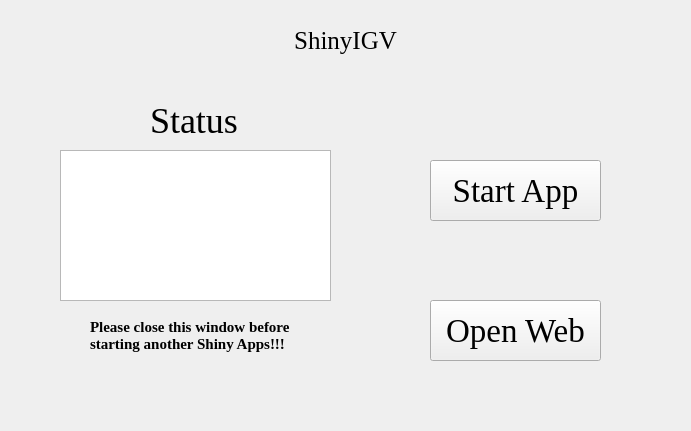
<?xml version="1.0" encoding="UTF-8"?>
<ui version="4.0">
 <class>Form</class>
 <widget class="QWidget" name="Form">
  <property name="geometry">
   <rect>
    <x>0</x>
    <y>0</y>
    <width>691</width>
    <height>431</height>
   </rect>
  </property>
  <property name="windowTitle">
   <string>Form</string>
  </property>
  <property name="styleSheet">
   <string notr="true">background-image: url(D:/tools/Pycharm/pyqt/logo/backgroundpage.png)</string>
  </property>
  <widget class="QTextBrowser" name="textBrowser">
   <property name="geometry">
    <rect>
     <x>60</x>
     <y>150</y>
     <width>271</width>
     <height>151</height>
    </rect>
   </property>
   <property name="styleSheet">
    <string notr="true">background-image: url(D:/tools/Pycharm/pyqt/logo/white.png)</string>
   </property>
  </widget>
  <widget class="QLabel" name="label">
   <property name="geometry">
    <rect>
     <x>230</x>
     <y>20</y>
     <width>231</width>
     <height>41</height>
    </rect>
   </property>
   <property name="font">
    <font>
     <family>Times New Roman</family>
     <pointsize>19</pointsize>
    </font>
   </property>
   <property name="text">
    <string>ShinyIGV</string>
   </property>
   <property name="alignment">
    <set>Qt::AlignCenter</set>
   </property>
  </widget>
  <widget class="QLabel" name="label_2">
   <property name="geometry">
    <rect>
     <x>150</x>
     <y>100</y>
     <width>101</width>
     <height>41</height>
    </rect>
   </property>
   <property name="font">
    <font>
     <family>Times New Roman</family>
     <pointsize>27</pointsize>
    </font>
   </property>
   <property name="text">
    <string>Status</string>
   </property>
   <property name="alignment">
    <set>Qt::AlignLeading|Qt::AlignLeft|Qt::AlignVCenter</set>
   </property>
  </widget>
  <widget class="QPushButton" name="pushButton">
   <property name="geometry">
    <rect>
     <x>430</x>
     <y>160</y>
     <width>171</width>
     <height>61</height>
    </rect>
   </property>
   <property name="font">
    <font>
     <family>Times New Roman</family>
     <pointsize>25</pointsize>
    </font>
   </property>
   <property name="text">
    <string>Start App</string>
   </property>
  </widget>
  <widget class="QPushButton" name="pushButton_2">
   <property name="geometry">
    <rect>
     <x>430</x>
     <y>300</y>
     <width>171</width>
     <height>61</height>
    </rect>
   </property>
   <property name="font">
    <font>
     <family>Times New Roman</family>
     <pointsize>25</pointsize>
    </font>
   </property>
   <property name="text">
    <string>Open Web</string>
   </property>
  </widget>
  <widget class="QLabel" name="label_3">
   <property name="geometry">
    <rect>
     <x>90</x>
     <y>310</y>
     <width>211</width>
     <height>51</height>
    </rect>
   </property>
   <property name="font">
    <font>
     <family>Times New Roman</family>
     <pointsize>11</pointsize>
     <weight>75</weight>
     <bold>true</bold>
    </font>
   </property>
   <property name="text">
    <string>Please close this window before
starting another Shiny Apps!!!</string>
   </property>
  </widget>
 </widget>
 <resources/>
 <connections/>
</ui>
